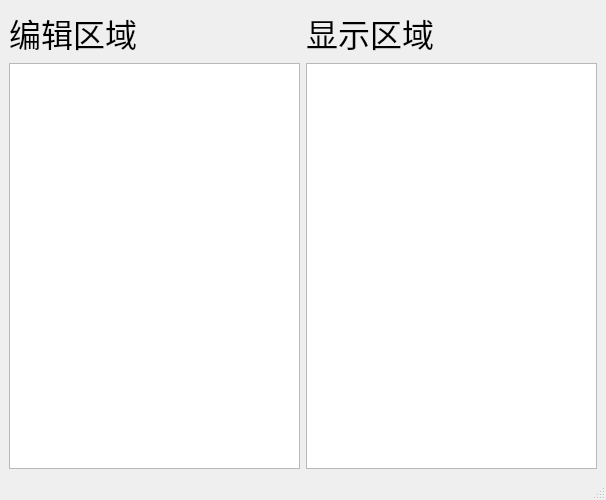
<?xml version="1.0" encoding="UTF-8"?>
<ui version="4.0">
 <class>MainWindow</class>
 <widget class="QMainWindow" name="MainWindow">
  <property name="geometry">
   <rect>
    <x>0</x>
    <y>0</y>
    <width>606</width>
    <height>500</height>
   </rect>
  </property>
  <property name="windowTitle">
   <string>MainWindow</string>
  </property>
  <widget class="QWidget" name="centralwidget">
   <layout class="QGridLayout" name="gridLayout_2">
    <item row="0" column="0">
     <widget class="QLabel" name="label">
      <property name="font">
       <font>
        <family>黑体</family>
        <pointsize>24</pointsize>
       </font>
      </property>
      <property name="text">
       <string>编辑区域</string>
      </property>
     </widget>
    </item>
    <item row="0" column="1">
     <widget class="QLabel" name="label_2">
      <property name="font">
       <font>
        <family>黑体</family>
        <pointsize>24</pointsize>
       </font>
      </property>
      <property name="text">
       <string>显示区域</string>
      </property>
     </widget>
    </item>
    <item row="1" column="0">
     <widget class="QTextEdit" name="textEdit"/>
    </item>
    <item row="1" column="1">
     <widget class="QTextBrowser" name="textBrowser"/>
    </item>
   </layout>
  </widget>
  <widget class="QMenuBar" name="menubar">
   <property name="geometry">
    <rect>
     <x>0</x>
     <y>0</y>
     <width>606</width>
     <height>22</height>
    </rect>
   </property>
  </widget>
  <widget class="QStatusBar" name="statusbar"/>
 </widget>
 <resources/>
 <connections/>
</ui>
